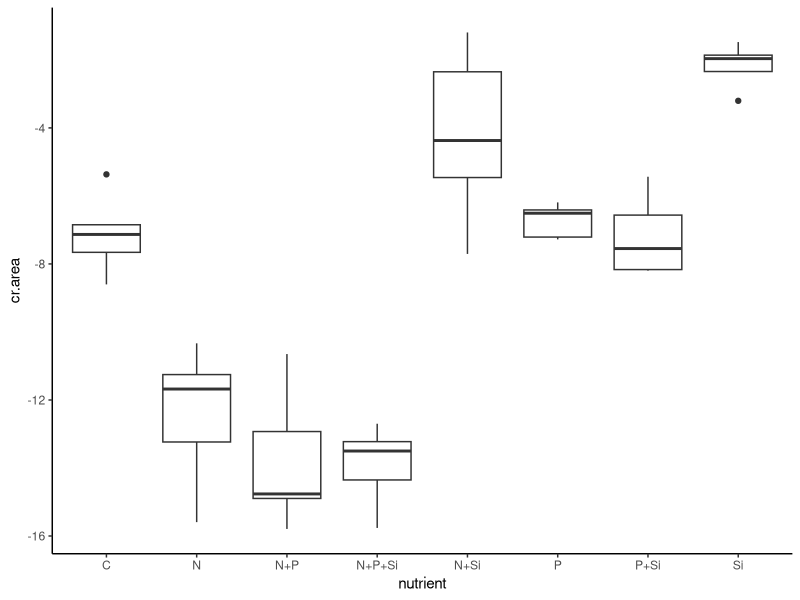
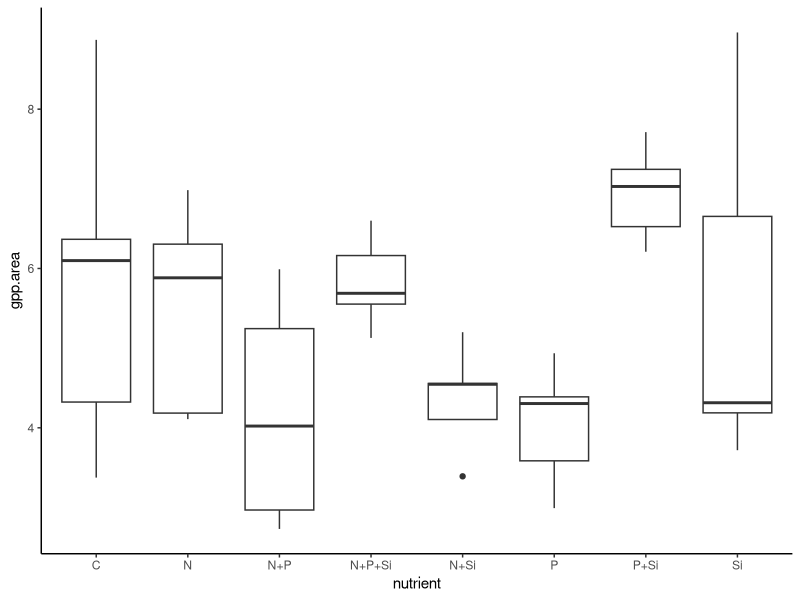
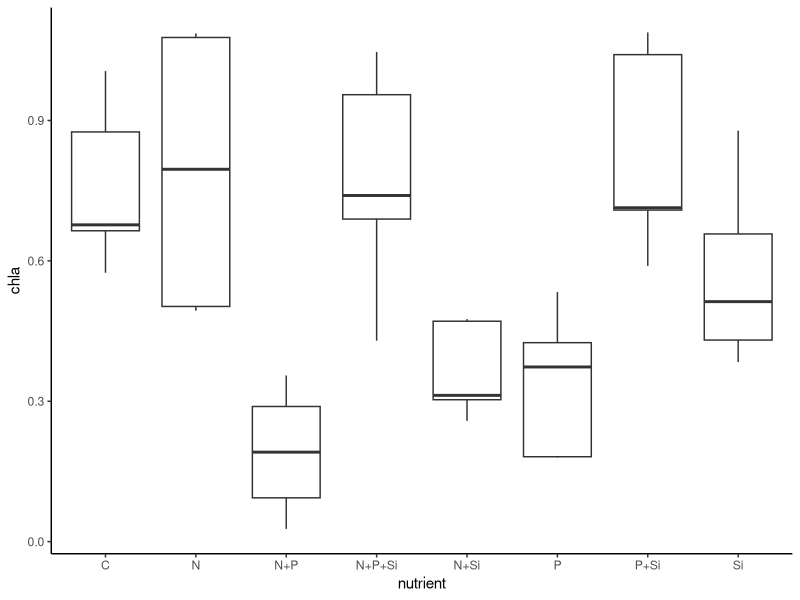
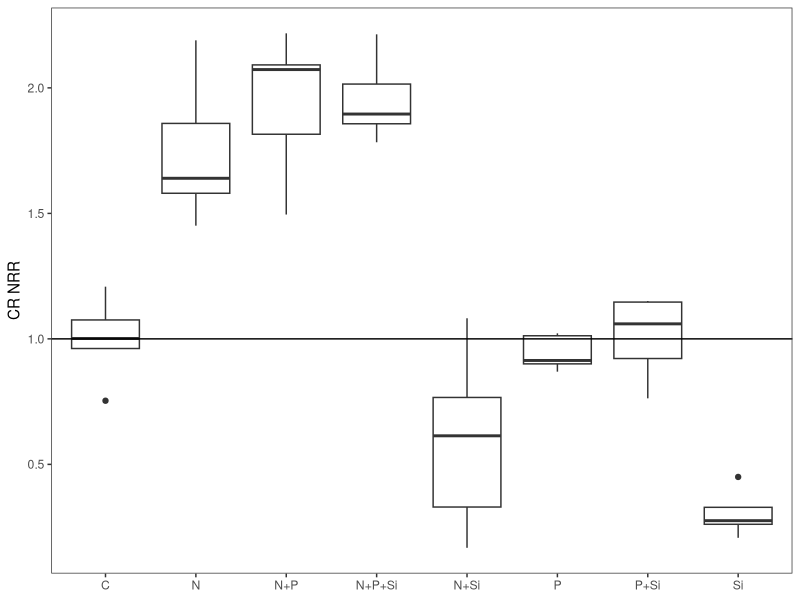
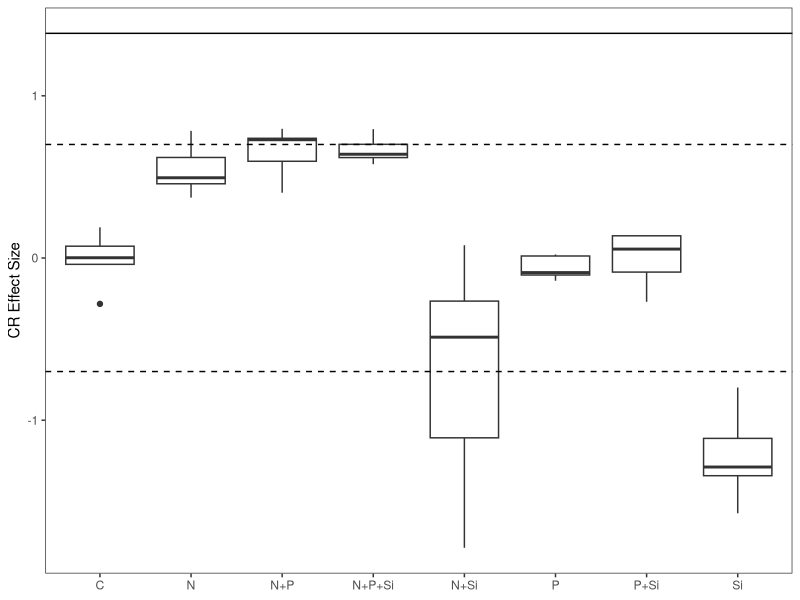
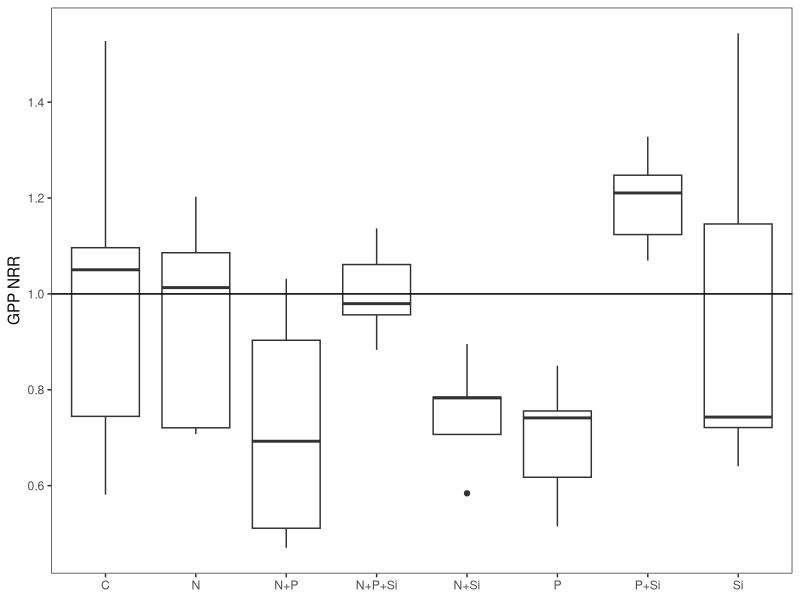
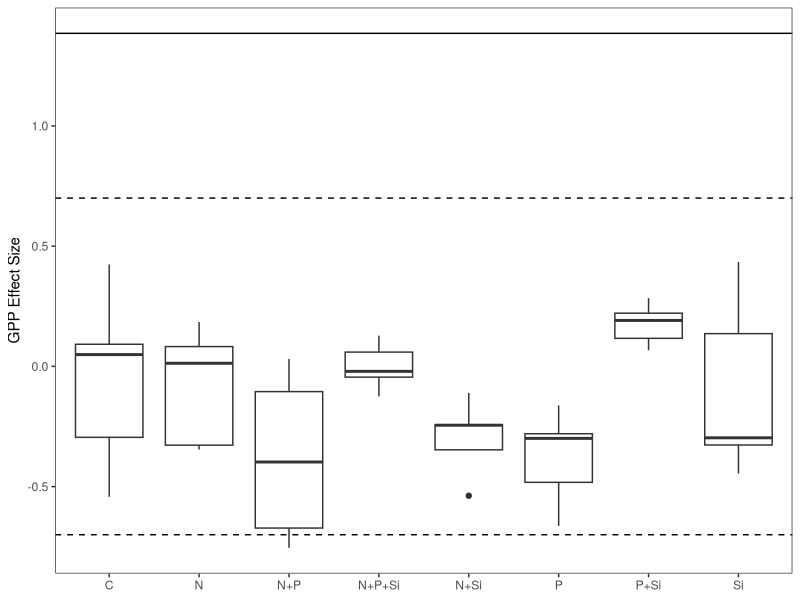
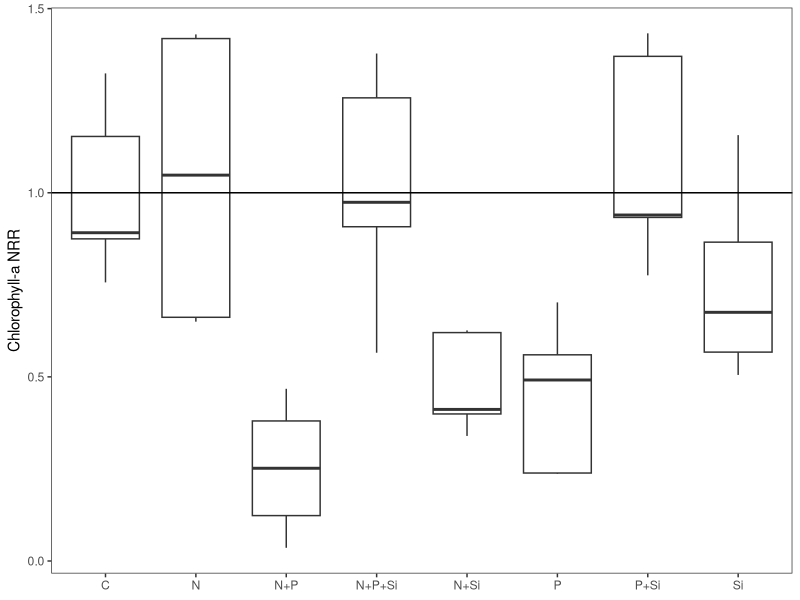

R code for these plots, in order: (Note: this script raises an error after producing the figures.)
#Author:  Clay Arango
#Creation date: 10-Feb-19
#Script to analyze NDS data from Summer 2018 NDS work with S. Roley and A. Alexiades

#packages
install.packages("nlme")
install.packages("nortest")
install.packages("plyr")
install.packages("dplyr")
install.packages("multcomp")
install.packages("MASS")
install.packages("ggplot2")
library(nlme)
library(nortest)
library(plyr)
library(dplyr)
library(multcomp)
library(MASS)
library(ggplot2)

#Load data

cle_fall <- read.table(file="cle_fall.csv", header=T, sep=",")

#set variable
d = cle_fall

#evaluate data to make sure factors are correct
names(d)

unique(d$nutrient) #control, N, NP, NPSi, NSi, P, PSi, Si
unique(d$N) #should be 0 and 1
unique(d$P) #should be 0 and 1
unique(d$Si) #should be 0 and 1
unique(d$top) #should be "sponge" and "glass"
#if need to change, use recode function below. 
d$top<-recode(d$top, "cellulose" = "sponge")
str(d)

#convert N and P and Si values (0 or 1 for absence or presence) to factors
d$N<-as.factor(d$N)
d$P<-as.factor(d$P)
d$Si<-as.factor(d$Si)
str(d)

#subset data into gpp and cr response
d.cr = subset(d, top=="sponge", data=d)
d.gpp = subset(d, top=="glass", data=d)

#check for outliers and check data entry before calculating CR-NRR
ggplot(d.cr, aes(x=nutrient, y=cr.area)) + geom_boxplot() + theme_classic()
#looks OK
#missing CC8 due to NA

#calculate nrr for cr
x<-ddply(d.cr, "nutrient", summarise, ave_cr = mean(cr.area, na.rm=T)) 
x
d.cr$cr.nrr = d.cr$cr.area/-7.121497 #divide by control ave_cr

#check for outliers and check data entry before calculating GPP- and chla-NRR
ggplot(d.gpp, aes(x=nutrient, y=gpp.area)) + geom_boxplot() + theme_classic()
#looks OK
#missing AA8 due to lost in field
ggplot(d.gpp, aes(x=nutrient, y=chla)) + geom_boxplot() + theme_classic()
#looks OK
#missing AA8 due to lost in field

#calculate nrr for gpp and chla
x<- ddply(d.gpp, "nutrient", summarise, ave_gpp = mean(gpp.area, na.rm=T), ave_chla = mean(chla, na.rm=T)) 
x
d.gpp$gpp.nrr = d.gpp$gpp.area/5.806643 #divide by control ave_gpp
d.gpp$chla.nrr = d.gpp$chla/0.7594258 #divide by control ave_chla
#use to exclude outliers
#x1<- ddply(subset(d.gpp, !(nds.id=="F6")), "nutrient", summarise, ave_chla = mean(chla, na.rm=T)) 
#x1
#d.gpp$chla.nrr_1<-d.gpp$chla_ug_cm2/2.700340

#combine into one file and export
d.cr$chla.nrr<-NA
#d.cr$chla.nrr_1<-NA#for excluded outliers
d.cr$gpp.nrr<-NA
d.gpp$cr.nrr<-NA
d.nrr<-rbind(d.cr, d.gpp)
d.nrr$site.date<-"cle_fall"
d.nrr$gpp.es<-log(d.nrr$gpp.nrr)
d.nrr$cr.es<-log(d.nrr$cr.nrr)
d.nrr$chla.es<-log(d.nrr$chla.nrr)

write.table(d.nrr, "cle_fall_nrr.csv",  sep=",", quote=F, row.names =F)

###############
#plots of NRR
##############
ggplot(data=subset(d.cr, !(nutrient=="control")), aes(x=nutrient, y=cr.nrr))+geom_boxplot()+theme_bw()+
  ylab("CR NRR")+geom_abline(slope = 0, intercept = 1)+
  theme(axis.title.x=element_blank(), panel.grid.minor=element_blank(), panel.grid.major=element_blank())
#N limitation, possible Si inhibition

ggplot(data=subset(d.nrr, (top=="sponge")), aes(x=nutrient, y=cr.es))+geom_boxplot()+theme_bw()+
  ylab("CR Effect Size")+geom_hline(yintercept = 0.7, lty="dashed")+ geom_hline(yintercept = -0.7, lty="dashed")+
  geom_hline(yintercept = 1.385)+
  theme(axis.title.x=element_blank(), panel.grid.minor=element_blank(), panel.grid.major=element_blank())
#nothing over 1.385, so no significance?


ggplot(data=subset(d.gpp, !(nutrient=="control")), aes(x=nutrient, y=gpp.nrr))+geom_boxplot()+theme_bw()+
  ylab("GPP NRR")+geom_abline(slope = 0, intercept = 1)+
  theme(axis.title.x=element_blank(), panel.grid.minor=element_blank(), panel.grid.major=element_blank())
#possible P+Si co-limitation, but likely no limitation

ggplot(data=subset(d.nrr, top =="glass"),aes(x=nutrient, y=gpp.es))+geom_boxplot()+theme_bw()+
  ylab("GPP Effect Size")+geom_hline(yintercept = 0.7, lty="dashed")+
  geom_hline(yintercept = -0.7, lty="dashed")+ geom_hline(yintercept = 1.385)+
  theme(axis.title.x=element_blank(), panel.grid.minor=element_blank(), panel.grid.major=element_blank())
#nothing over 1.385 so no significance?

ggplot(data=subset(d.gpp, !(nutrient=="control")), aes(x=nutrient, y=chla.nrr))+geom_boxplot()+theme_bw()+
  ylab("Chlorophyll-a NRR")+geom_abline(slope = 0, intercept = 1)+ 
  theme(axis.title.x=element_blank(), panel.grid.minor=element_blank(), panel.grid.major=element_blank())
#no limitation, possible Si inhibition

ggplot(data=subset(d.nrr, (top=="glass")), aes(x=nutrient, y=chla.es))+geom_boxplot()+theme_bw()+
  ylab("Chla Effect Size")+ geom_hline(yintercept = 0.7, lty="dashed")+ geom_hline(yintercept = -0.7, lty="dashed")+    
  geom_hline(yintercept = 1.385)+
  theme(axis.title.x=element_blank(), panel.grid.minor=element_blank(), panel.grid.major=element_blank())

##########
#NRR Summary Files
#########

GPP_sum<-ddply(d.gpp, "nutrient", summarise, ave_nrr.gpp=mean(gpp.nrr, na.rm=T), sd_nrr.gpp=sd(gpp.nrr, na.rm=T), 
               se_nrr.gpp =(sd(gpp.nrr)/sqrt(sum(!is.na(gpp.nrr)))), 
               ci95_nrr.gpp = (1.96*(sd(gpp.nrr)/sqrt(sum(!is.na(gpp.nrr))))),
               ave_nrr.chla=mean(chla.nrr, na.rm=T), sd_nrr.chla=sd(chla.nrr, na.rm=T), 
               se_nrr.chla =(sd(chla.nrr)/sqrt(sum(!is.na(chla.nrr)))), 
               ci95_nrr.chla = (1.96*(sd(chla.nrr)/sqrt(sum(!is.na(chla.nrr))))))
CR_sum<-ddply(d.cr, "nutrient", summarise, ave_nrr.cr=mean(cr.nrr, na.rm=T), sd_nrr.cr=sd(cr.nrr, na.rm=T), 
              se_nrr.cr =(sd(cr.nrr)/sqrt(sum(!is.na(cr.nrr)))), 
              ci95_nrr.cr = (1.96*(sd(cr.nrr)/sqrt(sum(!is.na(cr.nrr))))))

#now combine into one and export
d.sum<-merge(GPP_sum, CR_sum, by="nutrient")
d.sum$site_date<-"cle_fall"
write.table(d.sum, "cle_fall_summ.csv",  sep=",", quote=F, row.names=F)

############################################################
#analyze RESPIRATION data
############################################################

M1<-gls(cr.area~N*P*Si, data=d.cr, na.action=na.omit)
E1<-residuals(M1)
qqnorm(E1)
qqline(E1)
ad.test(E1)
   #residuals are normally distributed
hist(E1)  
plot(M1)

plot(filter(d.cr, !is.na(cr.area)) %>% dplyr::select(nutrient), 
     E1, xlab="nutrient", ylab="Residuals")
bartlett.test(cr.area~nutrient, data=d.cr)
   #variance test is ok

anova(M1)

##########################################################
#do multiple 2 way ANOVAs to improve our ability to interpret
##########################################################
#N and P
xx = na.omit(subset(d.cr, select = c(N,P,cr.area)))
interaction.plot(xx$N, xx$P, xx$cr.area*-1)

#N and Si
xx = na.omit(subset(d.cr, select = c(N,Si,cr.area)))
interaction.plot(xx$N, xx$Si, xx$cr.area*-1)

#P and Si
xx = na.omit(subset(d.cr, select = c(P,Si,cr.area)))
interaction.plot(xx$P, xx$Si, xx$cr.area*-1)

##########################################################
#Analyze CR by removing all Si treatments
##########################################################
d.crNoSi = subset(d.cr, Si==0)

M1<-gls(cr.area~N*P, data=d.crNoSi, na.action=na.omit)
E1<-residuals(M1)
qqnorm(E1)
qqline(E1)
ad.test(E1)
#residuals are normally distributed p = 0.95
hist(E1)  
plot(M1)

bartlett.test(cr.area~nutrient, data=d.crNoSi)
#variance test 0.076
anova(M1)

##########################################################
#do 2 way ANOVAs to interpret
##########################################################
#N and P
xx = na.omit(subset(d.cr, select = c(N,P,cr.area)))
interaction.plot(xx$N, xx$P, xx$cr.area*-1)

#N limitation
##########################################################  

x <- group_by(d.cr, nutrient) %>%  # Grouping function causes subsequent functions to aggregate by season and reach
  summarize(cr.mean = abs(mean(cr.area, na.rm = TRUE)), # na.rm = TRUE to remove missing values
            cr.sd=abs(sd(cr.area, na.rm = TRUE)),  # na.rm = TRUE to remove missing values
            n = sum(!is.na(cr.area)), # of observations, excluding NAs. 
            cr.se=cr.sd/sqrt(n))

ggplot(data=x, aes(x=nutrient, y=cr.mean)) + 
  geom_bar(stat="identity", position=position_dodge(), color = "black") + 
  geom_errorbar(aes(ymin=cr.mean, ymax=cr.mean+cr.se), width=0.2, 
                position=position_dodge(0.9)) + 
  xlab("Nutrient") +
  ylab(expression(Respiration~(ug~O[2]~m^{-2}~h^{-1}))) +
  ylim(0,20) +
  labs(fill="Light") +
  theme_bw() +
  theme(panel.grid.major=element_blank(),
        panel.grid.minor=element_blank(),
        legend.title=element_text(size=6),
        legend.key=element_blank(), 
        legend.position=c(0.5,0.95), 
        legend.text=element_text(size=8), 
        legend.background=element_blank(), 
        legend.direction="horizontal", 
        legend.key.size=unit(0.3, "cm"), 
        axis.title.y=element_text(size=8), 
        axis.title.x=element_text(size=8), 
        axis.text.x=element_text(size=8))

#ggsave('output/figures/Ring_fall.tiff',
#       units="in",
#       width=3.25,
#       height=3.25,
#       dpi=1200,
#       compression="lzw")

#summarize nrr
x <- group_by(d.cr, nutrient) %>%  # Grouping function causes subsequent functions to aggregate by season and reach
  summarize(cr.mean = abs(mean(cr.nrr, na.rm = TRUE)), # na.rm = TRUE to remove missing values
            cr.sd=abs(sd(cr.nrr, na.rm = TRUE)),  # na.rm = TRUE to remove missing values
            n = sum(!is.na(cr.nrr)), # of observations, excluding NAs. 
            cr.se=cr.sd/sqrt(n))

############################################################
#analyze the PRODUCTION data
############################################################

M1<-gls(gpp.area~N*P*Si, data=d.gpp, na.action=na.omit) 
E1<-residuals(M1)
qqnorm(E1)
qqline(E1)
ad.test(E1)
   #residuals are normal, p=0.2184

hist(E1, xlab="residuals", main="")
plot(M1)

plot(filter(d.gpp, !is.na(gpp.area)) %>% dplyr::select(nutrient), 
     E1, xlab="nutrient", ylab="Residuals")
bartlett.test(gpp.area~nutrient, data=d.gpp)
   #variance is not equal, but p=0.03388

anova(M1)
  
x <- group_by(d.gpp, nutrient) %>%  # Grouping function causes subsequent functions to aggregate by season and reach
  summarize(gpp.mean = abs(mean(gpp.area, na.rm = TRUE)), # na.rm = TRUE to remove missing values
            gpp.sd=abs(sd(gpp.area, na.rm = TRUE)),  # na.rm = TRUE to remove missing values
            n = sum(!is.na(gpp.area)), # of observations, excluding NAs. 
            gpp.se=gpp.sd/sqrt(n))

ggplot(data=x, aes(x=nutrient, y=gpp.mean)) + 
  geom_bar(stat="identity", position=position_dodge(), color = "black") + 
  geom_errorbar(aes(ymin=gpp.mean, ymax=gpp.mean+gpp.se), width=0.2, 
                position=position_dodge(0.9)) + 
  xlab("Nutrient") +
  ylab(expression(Production~(ug~O[2]~m^{-2}~h^{-1}))) +
  labs(fill="Light") +
  theme_bw() +
  theme(panel.grid.major=element_blank(),
        panel.grid.minor=element_blank(), 
        legend.title=element_text(size=6), 
        legend.key=element_blank(),  
        legend.position=c(0.5,0.95),  
        legend.text=element_text(size=8),  
        legend.background=element_blank(),  
        legend.direction="horizontal",  
        legend.key.size=unit(0.3, "cm"),  
        axis.title.y=element_text(size=8),  
        axis.title.x=element_text(size=8),  
        axis.text.x=element_text(size=8))

#ggsave('output/figures/gppByNutrient.tiff',
#       units="in",
#       width=3.25,
#       height=3.25,
#       dpi=1200,
#       compression="lzw")

#summarize nrr
x <- group_by(d.gpp, nutrient) %>%  # Grouping function causes subsequent functions to aggregate by season and reach
  summarize(gpp.mean = abs(mean(gpp.nrr, na.rm = TRUE)), # na.rm = TRUE to remove missing values
            gpp.sd=abs(sd(gpp.nrr, na.rm = TRUE)),  # na.rm = TRUE to remove missing values
            n = sum(!is.na(gpp.nrr)), # of observations, excluding NAs. 
            gpp.se=gpp.sd/sqrt(n))

############################################################
#analyze the CHL-A biomass on disks

M1<-gls(chla~N*P*Si, data=d.gpp, na.action=na.omit) 
E1<-residuals(M1)
qqnorm(E1)
qqline(E1)
ad.test(E1)
#residuals are normal, p=0.1565

hist(E1, xlab="residuals", main="")
plot(M1)

plot(filter(d.gpp, !is.na(gpp.area)) %>% dplyr::select(nutrient), 
     E1, xlab="nutrient", ylab="Residuals")
bartlett.test(chla~nutrient, data=d.gpp)
#variance is equal, p=0.6731

anova(M1)

##########################################################
#do multiple 2 way ANOVAs to improve our ability to interpret
##########################################################
#N and P
xx = na.omit(subset(d.gpp, select = c(N,P,chla)))
interaction.plot(xx$N, xx$P, xx$chla)

#N and Si
xx = na.omit(subset(d.gpp, select = c(N,Si,chla)))
interaction.plot(xx$N, xx$Si, xx$chla)

#P and Si
xx = na.omit(subset(d.gpp, select = c(P,Si,chla)))
interaction.plot(xx$P, xx$Si, xx$chla)


##########################################################
#Analyze chl-a by removing all Si treatments
##########################################################
d.gppNoSi = subset(d.gpp, Si==0)

M1<-gls(chla~N*P, data=d.gppNoSi, na.action=na.omit)
E1<-residuals(M1)
qqnorm(E1)
qqline(E1)
ad.test(E1)
#residuals look good (p=0.58)
hist(E1)
plot(M1)

bartlett.test(chla~nutrient, data=d.gpp)
#data look good p=0.6731

anova(M1)

#Interpret Interaction
#N and P
xx = na.omit(subset(d.gppNoSi, select = c(N,P,chla)))
interaction.plot(xx$N, xx$P, xx$chla)

#P inhibition
